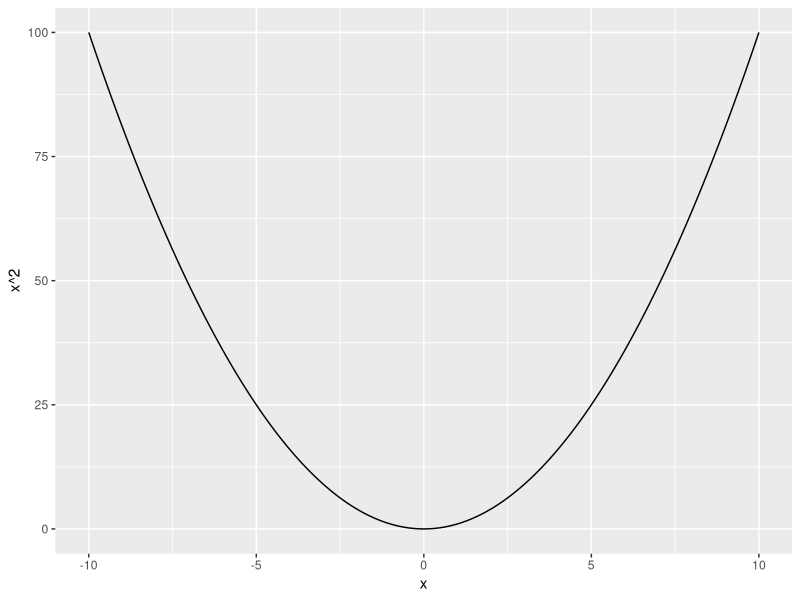
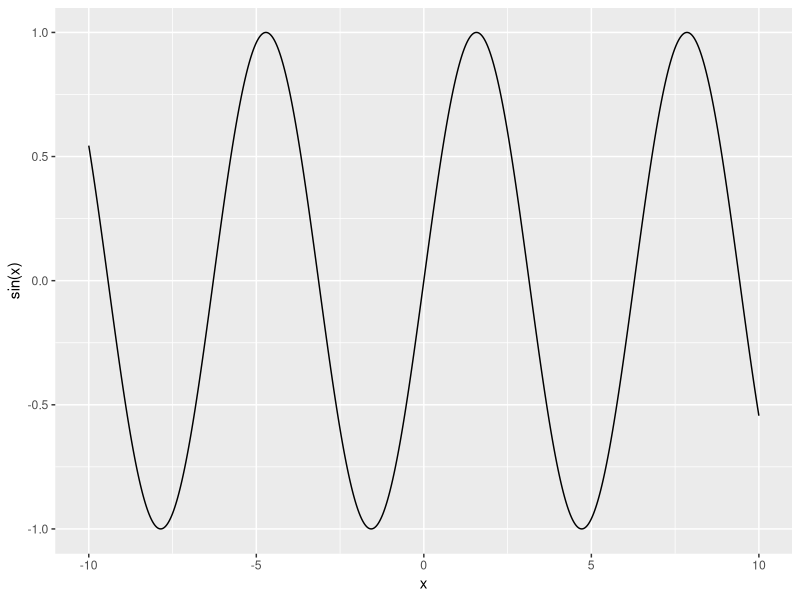
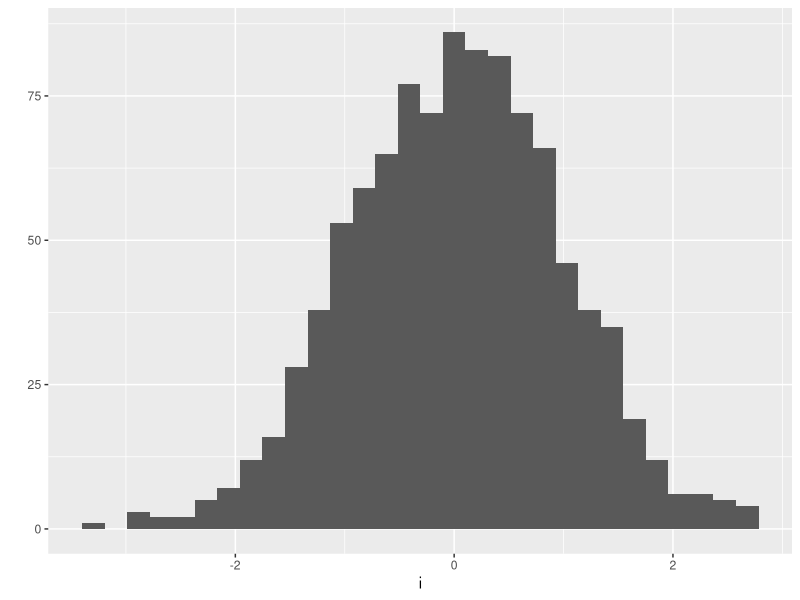
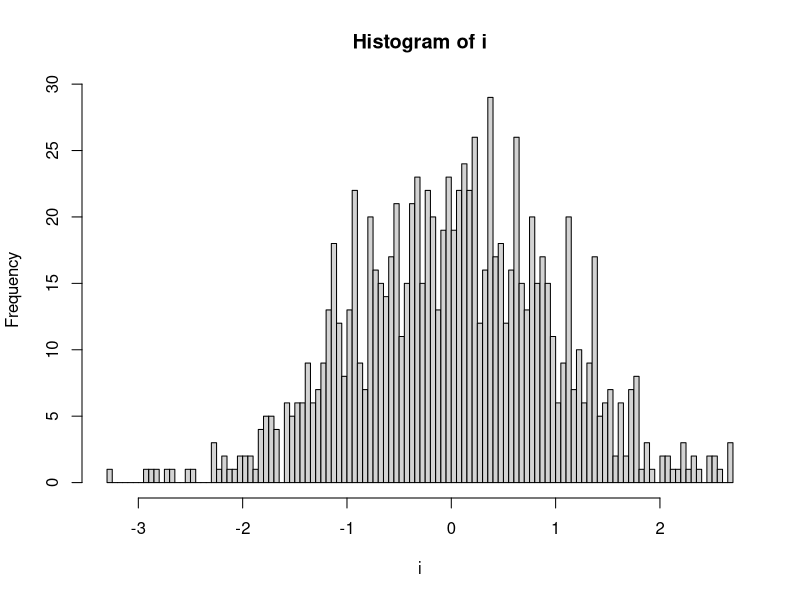

The R script that drew these images, in order:
#Chapter 1 Getting and Getting Acquainted with R
library(ggplot2)

x <- seq(-10, 10, by = 0.01)
qplot(x = x, y = x^2, geom = "line")
qplot(x = x, y = sin(x), geom = "line")
i <- rnorm(1000)
qplot(x = i, geom = "histogram")
hist(i, breaks = 100)
